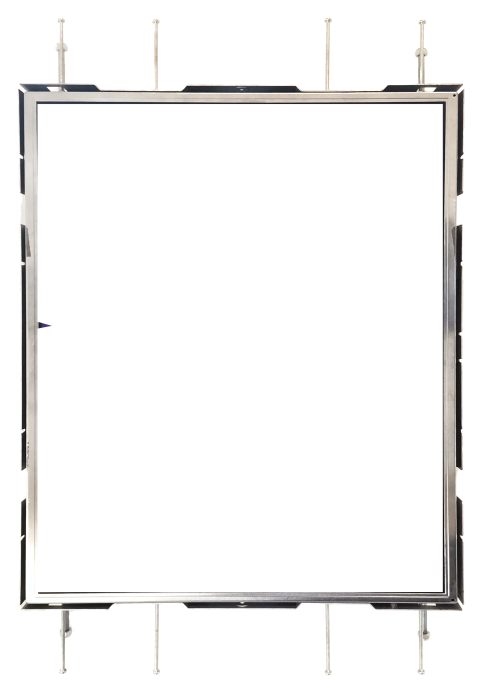
#> input picture img/monitor-frame.webp, 974 x 1400 px (shown at 1/2 size)
$ python make_river.py ../img/monitor-frame.webp ../img/w01-dresden-situ.webp ../img/w01-dresden-situ.webp
#> lines starting #> are read from the running program, lines starting #| are printed output that depends on the picture; after the words box and inside, x2 and y2 are one past the last pixel; in counts of white or black regions, pixels touching at a corner belong together
"""Melted plastic river of Let it Flow from the artist's corrected top-down composite
(PLANE javított.png, in the room 4 folder of the exhibition's Google Drive).

  python3 scripts/make_river.py "PLANE javított.png" public/tex src/data/river.json

The composite is cut out (alpha) and laid out in the frame of the floor video Let it Flow
(both 16:9), on the video's own river, so placing the frame places the plastic and the two
coincide. Scale: the installation is 4 x 7 m (the artist's measure), so the frame is 7 m
long and, at 16:9, 3.94 m wide: the room's full width, centred across it. The plastic
scales with it (about 4.7 m long). Image left = towards the end wall (east), image up =
south; the wall tip touches the wall.

The relief is read from the photo: soft lumps from the shape and the broad light and shade,
folds from the finer shading, thickness growing from the thin strip at the wall (~3 cm) to
the white heap at the far end (~10 cm, as in the documentation video). Creases are baked
lightly into the colour.
Outputs: river.webp (colour + alpha), river-normal.webp, river-height.png; writes the
river's place and size, the video frame (projection) and the areas visitors can't walk
into (obstacles) to river.json."""
import json, sys
import numpy as np
from PIL import Image
from scipy import ndimage as ndi

Image.MAX_IMAGE_PIXELS = None
src, outdir, meta_path = sys.argv[1], sys.argv[2], sys.argv[3]
FRAME_M = 7.0                  # length of the floor video's frame on the floor, metres
WALL_X = 25.38                 # room x of the wall tip
Z_CENTRE = 3.73                # room z of the frame's centre: the middle of the 4 m room
HMAX = 0.13                    # thickest lumps, metres
CELL = 0.008                   # geometry grid, metres
k = 605.8 / 1100               # filter sizes in image pixels, as tuned on this composite
gauss = ndi.gaussian_filter

full = np.asarray(Image.open(src)).astype(np.float32)
FH, FW = full.shape[:2]
#> FH = 1400; FW = 974
PPM = FW / FRAME_M             # image pixels per metre
#> PPM = 139.1
mask = ndi.binary_opening(full[..., 3] > 127, iterations=2)
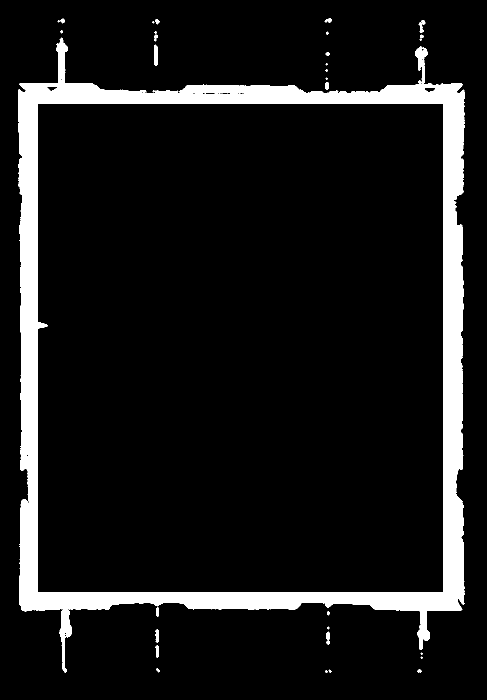
#> mask: shape (1400, 974) bool (shown at 1/2 size); 9.8% white; 31 white regions (8 under 20 px), largest, box (x1, y1, x2, y2) and area: (36, 75, 929, 1300) 129572, (119, 1220, 144, 1346) 1391, (830, 92, 855, 168) 839
lab, n = ndi.label(mask)
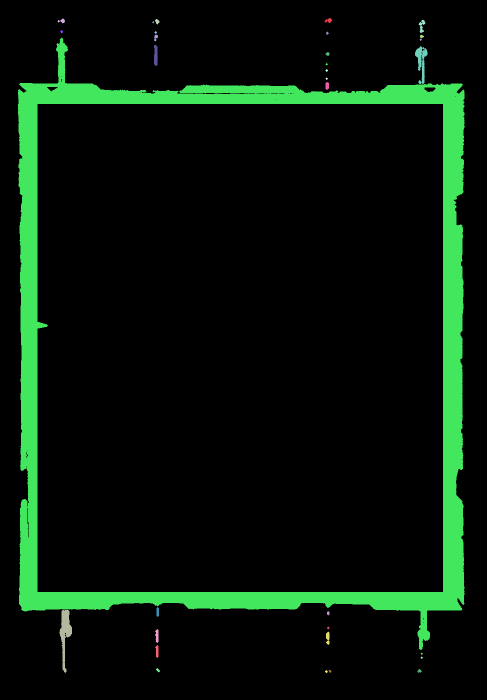
#> lab: shape (1400, 974) int32 (shown at 1/2 size); 34 distinct labels, from 0 to 33; one colour per label, 0 black
#> n = 33
sizes = ndi.sum(mask, lab, range(1, n + 1))
#> sizes = 33 values, max 129572 at index 11, min 13 at index 3, mean 4046.1
keep = np.isin(lab, 1 + np.where(sizes > 2500 * k * k)[0])      # drop specks and stray flecks
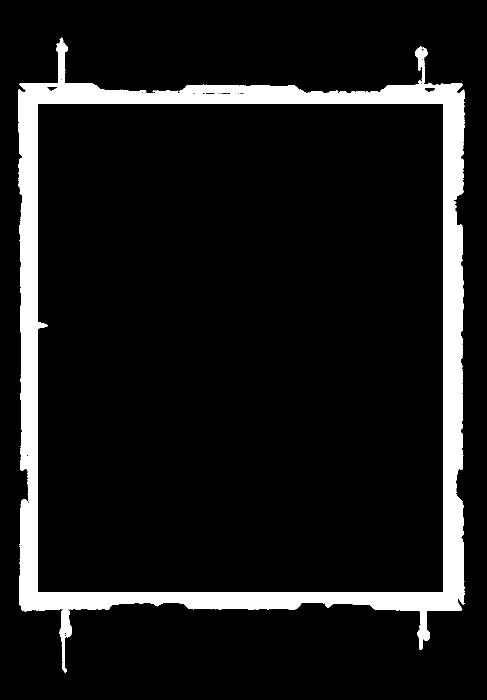
#> keep: shape (1400, 974) bool (shown at 1/2 size); 9.7% white; 3 white regions, box (x1, y1, x2, y2) and area: (36, 75, 929, 1300) 129572, (119, 1220, 144, 1346) 1391, (830, 92, 855, 168) 839
ys, xs = np.where(keep)
pad = int(20 * k)
y0, y1, x0, x1 = ys.min() - pad, ys.max() + pad, xs.min() - pad, xs.max() + pad
#> y0 = 64; y1 = 1356; x0 = 25; x1 = 939
x_east = WALL_X + (xs.min() / PPM)
#> x_east = 25.64
print('clumps kept', int((sizes > 2500 * k * k).sum()), 'bbox', x0, y0, x1, y1, 'frame', FW, FH)
#| clumps kept 3 bbox 25 64 939 1356 frame 974 1400

# turned a quarter clockwise, so image up = the end wall and image left = north
crop = np.rot90(full[y0:y1, x0:x1], k=-1).copy()
m = np.rot90(keep[y0:y1, x0:x1], k=-1).copy()
#> m: shape (914, 1292) bool; 11.2% white; 3 white regions, box (x1, y1, x2, y2) and area: (56, 11, 1281, 904) 129572, (10, 94, 136, 119) 1391, (1188, 805, 1264, 830) 839
H, W = m.shape
#> H = 914; W = 1292
along = np.linspace(0, 1, H)[:, None]                    # 0 at the wall, 1 at the heap
#> along = 914 values from 0 to 1

lum = (crop[..., :3] @ np.array([0.299, 0.587, 0.114])) / 255
band = lambda f, c: gauss(lum, f * k) - gauss(lum, c * k)


def balanced(b, r):
    """A band of the shading with its local strength evened out, so dark plastic has as
    much relief as white plastic."""
    return np.clip(b / (np.sqrt(gauss(b * b, r * k)) + 0.012), -2.2, 2.2) / 2.2


dt = ndi.distance_transform_edt(m) / PPM
edge = 1 - np.exp(-dt / 0.022)                           # rises from the floor over ~2 cm
wobble = gauss(np.random.default_rng(16).standard_normal(m.shape), PPM * 0.03)
wobble /= wobble.std()
lumps = balanced(band(16, 70), 120)
folds = balanced(band(3, 16), 60)
fine = balanced(band(0.8, 4), 24)
amp = np.interp(along, [0, 0.55, 0.8, 0.92, 1], [0.03, 0.04, 0.05, 0.085, 0.1])
#> amp = 914 values from 0.03 to 0.1
# low, soft folds: the film lies flat and rounded, the sharp creases are left to the normal map
h = amp * edge * (0.9 + 0.12 * wobble + 0.24 * lumps + 0.12 * folds)
h = gauss(np.where(m, np.clip(h, 0.004, HMAX), 0), PPM * 0.006)
h = np.where(m, np.maximum(h, 0.003), 0)
detailed = h + (0.005 * folds + 0.002 * fine) * edge * m

# crevices: how far a point sits below its surroundings
blur = gauss(detailed, PPM * 0.012)
cavity = np.clip((blur - detailed) / 0.006, 0, 1)
wide = np.clip((gauss(detailed, PPM * 0.04) - detailed) / 0.02, 0, 1)
# kept light, so the plastic keeps the colours of the composite
shade = (1 - 0.25 * cavity) * (1 - 0.1 * wide)

rgb = Image.fromarray(np.clip(crop[..., :3] * shade[..., None], 0, 255).astype(np.uint8))
alpha = Image.fromarray((gauss(m.astype(np.float32), 1.1) * 255).astype(np.uint8))
tex = rgb.copy(); tex.putalpha(alpha)
tex.save(f'{outdir}/river.webp', quality=86, method=6)

# normal map (all the detail) at texture resolution
px = 1 / PPM
#> px = 0.00719
gy, gx = np.gradient(detailed, px)
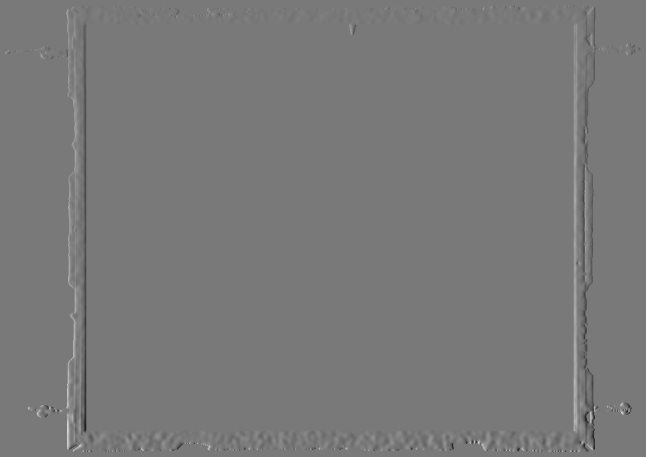
#> gx: shape (914, 1292) float64 (shown at 1/2 size); min -3.61, max 3.97, mean -1.3e-20; drawn with min black and max white
gx, gy = gx * 1.6, gy * 1.6
nz = 1 / np.sqrt(gx ** 2 + gy ** 2 + 1)
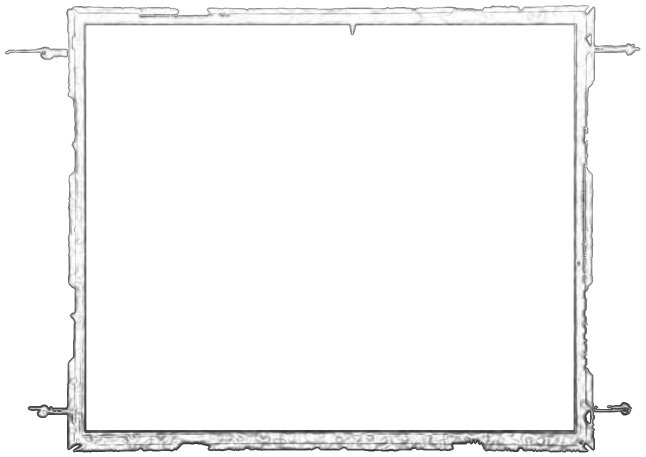
#> nz: shape (914, 1292) float64 (shown at 1/2 size); min 0.139, max 1, mean 0.973
nmap = np.stack([(-gx * nz + 1) / 2, (gy * nz + 1) / 2, (nz + 1) / 2], -1)
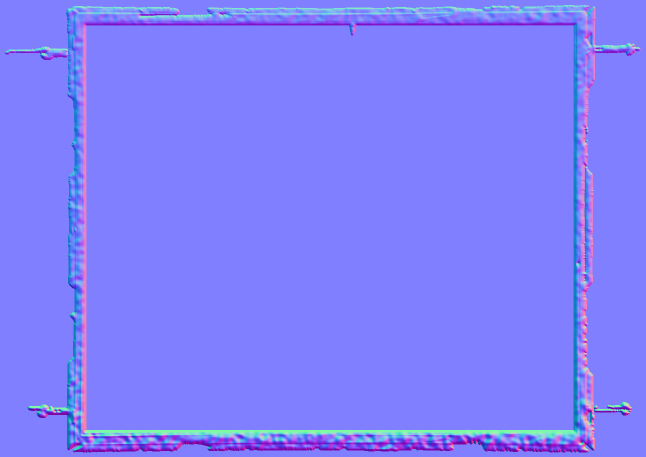
#> nmap: shape (914, 1292, 3) float64 (shown at 1/2 size); mean of channels 0, 1, 2 0.5, 0.5, 0.986; drawn as R, G, B
Image.fromarray((np.clip(nmap, 0, 1) * 255).astype(np.uint8)).save(f'{outdir}/river-normal.webp', quality=88, method=6)

# height grid for the geometry
gw, gh = int(W / PPM / CELL), int(H / PPM / CELL)
#> gw = 1160; gh = 821
hg = np.asarray(Image.fromarray(h.astype(np.float32)).resize((gw, gh), Image.BILINEAR))
mg = np.asarray(Image.fromarray(m.astype(np.uint8) * 255).resize((gw, gh), Image.BILINEAR)) > 40
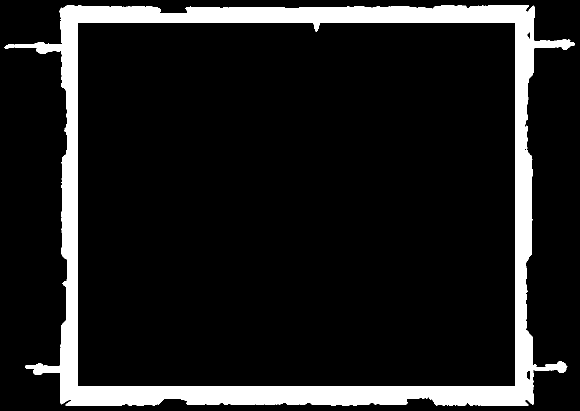
#> mg: shape (821, 1160) bool (shown at 1/2 size); 11.5% white; 1 white region, box (x1, y1, x2, y2) and area: (9, 10, 1150, 812) 109809
hq = np.clip(hg / HMAX * 254, 0, 254).astype(np.uint8) + mg.astype(np.uint8)  # 0 = outside
Image.fromarray(hq).save(f'{outdir}/river-height.png', optimize=True)

# room coordinates: rotated row i = frame column x0 + i, rotated column j = frame row y1 - 1 - j
x_top = x_east - x0 / PPM
#> x_top = 25.46
z_left = Z_CENTRE + (FH / 2 - (y1 - 1)) / PPM
#> z_left = -0.977
length, width = H / PPM, W / PPM
#> length = 6.57
# keep visitors off it: one box per 35 cm along the river, around the plastic in that slice
obstacles = []
step = int(0.35 * PPM)
for r0 in range(0, H, step):
    cols = np.where(m[r0:r0 + step].any(axis=0))[0]
    if len(cols):
        obstacles.append([round(x_top - min(r0 + step, H) / PPM, 3), round(x_top - r0 / PPM, 3),
                          round(z_left + cols.min() / PPM - 0.03, 3), round(z_left + cols.max() / PPM + 0.03, 3)])
#> after the loop, obstacles = 19 items, first 6: [25.11, 25.46, -0.052, 7.6], [24.77, 25.11, -0.404, 8.23], [24.42, 24.77, -0.936, 8.25], [24.08, 24.42, -0.03, 7.59], [23.73, 24.08, -0.023, 7.5], [23.39, 23.73, 0.028, 7.5]

with open(meta_path) as f:
#> (the run stopped early here; a loop or call above may not have finished)
